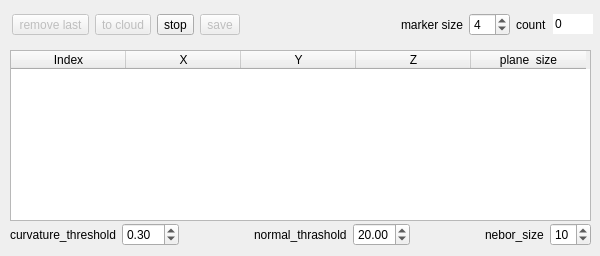
<?xml version="1.0" encoding="UTF-8"?>
<ui version="4.0">
 <class>Dialog</class>
 <widget class="QDialog" name="Dialog">
  <property name="geometry">
   <rect>
    <x>0</x>
    <y>0</y>
    <width>600</width>
    <height>256</height>
   </rect>
  </property>
  <property name="windowTitle">
   <string>Dialog</string>
  </property>
  <widget class="QTableWidget" name="tableWidget">
   <property name="geometry">
    <rect>
     <x>10</x>
     <y>50</y>
     <width>581</width>
     <height>171</height>
    </rect>
   </property>
   <property name="editTriggers">
    <set>QAbstractItemView::NoEditTriggers</set>
   </property>
   <property name="showDropIndicator" stdset="0">
    <bool>false</bool>
   </property>
   <property name="selectionMode">
    <enum>QAbstractItemView::NoSelection</enum>
   </property>
   <property name="gridStyle">
    <enum>Qt::SolidLine</enum>
   </property>
   <property name="columnCount">
    <number>5</number>
   </property>
   <attribute name="horizontalHeaderDefaultSectionSize">
    <number>115</number>
   </attribute>
   <attribute name="horizontalHeaderMinimumSectionSize">
    <number>30</number>
   </attribute>
   <attribute name="verticalHeaderDefaultSectionSize">
    <number>18</number>
   </attribute>
   <column>
    <property name="text">
     <string>Index</string>
    </property>
   </column>
   <column>
    <property name="text">
     <string notr="true">X</string>
    </property>
   </column>
   <column>
    <property name="text">
     <string notr="true">Y</string>
    </property>
   </column>
   <column>
    <property name="text">
     <string notr="true">Z</string>
    </property>
   </column>
   <column>
    <property name="text">
     <string>plane  size</string>
    </property>
   </column>
  </widget>
  <widget class="QWidget" name="layoutWidget">
   <property name="geometry">
    <rect>
     <x>10</x>
     <y>220</y>
     <width>581</width>
     <height>29</height>
    </rect>
   </property>
   <layout class="QHBoxLayout" name="horizontalLayout_2">
    <item>
     <widget class="QLabel" name="label_marker_2">
      <property name="text">
       <string>curvature_threshold</string>
      </property>
     </widget>
    </item>
    <item>
     <widget class="QDoubleSpinBox" name="curvatureBox">
      <property name="minimum">
       <double>0.010000000000000</double>
      </property>
      <property name="singleStep">
       <double>0.010000000000000</double>
      </property>
      <property name="value">
       <double>0.300000000000000</double>
      </property>
     </widget>
    </item>
    <item>
     <spacer name="horizontalSpacer_2">
      <property name="orientation">
       <enum>Qt::Horizontal</enum>
      </property>
      <property name="sizeHint" stdset="0">
       <size>
        <width>40</width>
        <height>20</height>
       </size>
      </property>
     </spacer>
    </item>
    <item>
     <widget class="QLabel" name="label_marker_3">
      <property name="text">
       <string>normal_thrashold</string>
      </property>
     </widget>
    </item>
    <item>
     <widget class="QDoubleSpinBox" name="normalBox">
      <property name="singleStep">
       <double>0.010000000000000</double>
      </property>
      <property name="value">
       <double>20.000000000000000</double>
      </property>
     </widget>
    </item>
    <item>
     <spacer name="horizontalSpacer_3">
      <property name="orientation">
       <enum>Qt::Horizontal</enum>
      </property>
      <property name="sizeHint" stdset="0">
       <size>
        <width>40</width>
        <height>20</height>
       </size>
      </property>
     </spacer>
    </item>
    <item>
     <widget class="QLabel" name="label_marker_4">
      <property name="text">
       <string>nebor_size</string>
      </property>
     </widget>
    </item>
    <item>
     <widget class="QSpinBox" name="neborBox">
      <property name="minimum">
       <number>1</number>
      </property>
      <property name="maximum">
       <number>99</number>
      </property>
      <property name="value">
       <number>10</number>
      </property>
     </widget>
    </item>
   </layout>
  </widget>
  <widget class="QWidget" name="layoutWidget">
   <property name="geometry">
    <rect>
     <x>12</x>
     <y>10</y>
     <width>581</width>
     <height>29</height>
    </rect>
   </property>
   <layout class="QHBoxLayout" name="horizontalLayout">
    <item>
     <widget class="QToolButton" name="revertToolButton">
      <property name="enabled">
       <bool>false</bool>
      </property>
      <property name="statusTip">
       <string>Remove last entry</string>
      </property>
      <property name="whatsThis">
       <string>Remove last entry</string>
      </property>
      <property name="text">
       <string>remove last</string>
      </property>
      <property name="icon">
       <iconset resource="../ExamplePlugin.qrc">
        <normaloff>:/CC/plugin/ExamplePlugin/images/smallReset.png</normaloff>:/CC/plugin/ExamplePlugin/images/smallReset.png</iconset>
      </property>
     </widget>
    </item>
    <item>
     <widget class="QToolButton" name="validToolButton">
      <property name="enabled">
       <bool>false</bool>
      </property>
      <property name="statusTip">
       <string>確定所有點</string>
      </property>
      <property name="whatsThis">
       <string>Convert list to new cloud (and close dialog)</string>
      </property>
      <property name="text">
       <string>to cloud</string>
      </property>
      <property name="icon">
       <iconset resource="../ExamplePlugin.qrc">
        <normaloff>:/CC/plugin/ExamplePlugin/images/smallValidate.png</normaloff>:/CC/plugin/ExamplePlugin/images/smallValidate.png</iconset>
      </property>
     </widget>
    </item>
    <item>
     <widget class="QToolButton" name="cancelToolButton">
      <property name="toolTip">
       <string>Close dialog (list will be lost)</string>
      </property>
      <property name="statusTip">
       <string>Close dialog (list will be lost)</string>
      </property>
      <property name="text">
       <string>stop</string>
      </property>
      <property name="icon">
       <iconset resource="../../../../qCC/icons.qrc">
        <normaloff>:/CC/images/smallCancel.png</normaloff>:/CC/images/smallCancel.png</iconset>
      </property>
     </widget>
    </item>
    <item>
     <widget class="QToolButton" name="saveToolButton">
      <property name="enabled">
       <bool>false</bool>
      </property>
      <property name="toolTip">
       <string>Close dialog (list will be lost)</string>
      </property>
      <property name="statusTip">
       <string>保存所有平面</string>
      </property>
      <property name="text">
       <string>save</string>
      </property>
      <property name="icon">
       <iconset resource="../ExamplePlugin.qrc">
        <normaloff>:/CC/plugin/ExamplePlugin/images/ccSave.png</normaloff>:/CC/plugin/ExamplePlugin/images/ccSave.png</iconset>
      </property>
     </widget>
    </item>
    <item>
     <spacer name="horizontalSpacer">
      <property name="orientation">
       <enum>Qt::Horizontal</enum>
      </property>
      <property name="sizeHint" stdset="0">
       <size>
        <width>108</width>
        <height>20</height>
       </size>
      </property>
     </spacer>
    </item>
    <item>
     <widget class="QLabel" name="label_marker">
      <property name="text">
       <string>marker size</string>
      </property>
     </widget>
    </item>
    <item>
     <widget class="QSpinBox" name="markerSizeBox">
      <property name="minimum">
       <number>1</number>
      </property>
      <property name="maximum">
       <number>99</number>
      </property>
      <property name="value">
       <number>4</number>
      </property>
     </widget>
    </item>
    <item>
     <widget class="QLabel" name="label">
      <property name="text">
       <string>count</string>
      </property>
     </widget>
    </item>
    <item>
     <widget class="QLineEdit" name="countLineEdit">
      <property name="sizePolicy">
       <sizepolicy hsizetype="Fixed" vsizetype="Fixed">
        <horstretch>0</horstretch>
        <verstretch>0</verstretch>
       </sizepolicy>
      </property>
      <property name="maximumSize">
       <size>
        <width>40</width>
        <height>16777215</height>
       </size>
      </property>
      <property name="text">
       <string notr="true">0</string>
      </property>
      <property name="maxLength">
       <number>255</number>
      </property>
      <property name="frame">
       <bool>false</bool>
      </property>
      <property name="readOnly">
       <bool>true</bool>
      </property>
     </widget>
    </item>
   </layout>
  </widget>
 </widget>
 <resources>
  <include location="../ExamplePlugin.qrc"/>
  <include location="../../../../qCC/icons.qrc"/>
  <include location="../../../../qCC/icons.qrc"/>
  <include location="../../../../qCC/icons.qrc"/>
  <include location="../../../../qCC/icons.qrc"/>
 </resources>
 <connections/>
</ui>
